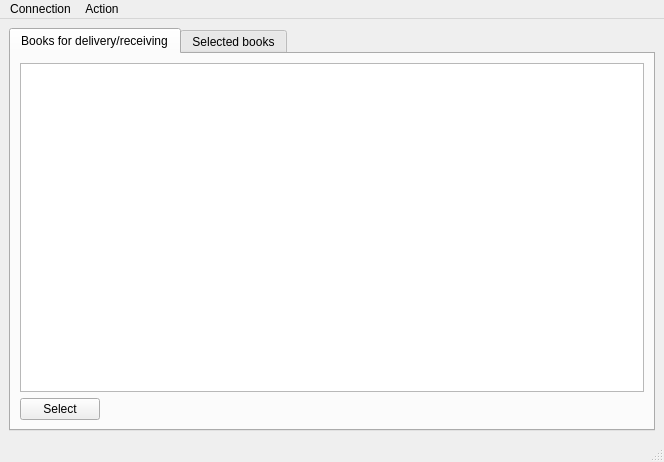
<?xml version="1.0" encoding="UTF-8"?>
<ui version="4.0">
 <class>MainWindow</class>
 <widget class="QMainWindow" name="MainWindow">
  <property name="geometry">
   <rect>
    <x>0</x>
    <y>0</y>
    <width>664</width>
    <height>462</height>
   </rect>
  </property>
  <property name="windowTitle">
   <string>MainWindow</string>
  </property>
  <widget class="QWidget" name="centralwidget">
   <layout class="QHBoxLayout" name="horizontalLayout_3">
    <item>
     <widget class="QTabWidget" name="tabWidget">
      <property name="currentIndex">
       <number>0</number>
      </property>
      <widget class="QWidget" name="tab">
       <attribute name="title">
        <string>Books for delivery/receiving</string>
       </attribute>
       <layout class="QVBoxLayout" name="verticalLayout_3">
        <item>
         <widget class="QTableView" name="tableView">
          <property name="selectionMode">
           <enum>QAbstractItemView::SingleSelection</enum>
          </property>
          <property name="selectionBehavior">
           <enum>QAbstractItemView::SelectRows</enum>
          </property>
         </widget>
        </item>
        <item>
         <layout class="QHBoxLayout" name="horizontalLayout_2">
          <item>
           <widget class="QPushButton" name="pushButton">
            <property name="text">
             <string>Select</string>
            </property>
           </widget>
          </item>
          <item>
           <spacer name="horizontalSpacer_2">
            <property name="orientation">
             <enum>Qt::Horizontal</enum>
            </property>
            <property name="sizeHint" stdset="0">
             <size>
              <width>40</width>
              <height>20</height>
             </size>
            </property>
           </spacer>
          </item>
         </layout>
        </item>
       </layout>
      </widget>
      <widget class="QWidget" name="tab_2">
       <attribute name="title">
        <string>Selected books</string>
       </attribute>
       <layout class="QVBoxLayout" name="verticalLayout_4">
        <item>
         <widget class="QTableView" name="selectedView">
          <property name="selectionMode">
           <enum>QAbstractItemView::SingleSelection</enum>
          </property>
          <property name="selectionBehavior">
           <enum>QAbstractItemView::SelectRows</enum>
          </property>
         </widget>
        </item>
        <item>
         <widget class="QLabel" name="commentLabel">
          <property name="sizePolicy">
           <sizepolicy hsizetype="Preferred" vsizetype="Maximum">
            <horstretch>0</horstretch>
            <verstretch>0</verstretch>
           </sizepolicy>
          </property>
          <property name="text">
           <string/>
          </property>
         </widget>
        </item>
        <item>
         <layout class="QHBoxLayout" name="horizontalLayout">
          <item>
           <widget class="QPushButton" name="pushButton_2">
            <property name="text">
             <string>Deselect</string>
            </property>
           </widget>
          </item>
          <item>
           <widget class="QPushButton" name="pushButton_3">
            <property name="text">
             <string>Mark delivered</string>
            </property>
           </widget>
          </item>
          <item>
           <spacer name="horizontalSpacer">
            <property name="orientation">
             <enum>Qt::Horizontal</enum>
            </property>
            <property name="sizeHint" stdset="0">
             <size>
              <width>40</width>
              <height>20</height>
             </size>
            </property>
           </spacer>
          </item>
          <item>
           <widget class="QPushButton" name="pushButton_4">
            <property name="text">
             <string>Change Comment</string>
            </property>
           </widget>
          </item>
         </layout>
        </item>
       </layout>
      </widget>
     </widget>
    </item>
   </layout>
  </widget>
  <widget class="QMenuBar" name="menubar">
   <property name="geometry">
    <rect>
     <x>0</x>
     <y>0</y>
     <width>664</width>
     <height>25</height>
    </rect>
   </property>
   <widget class="QMenu" name="menuConection">
    <property name="title">
     <string>Connection</string>
    </property>
    <addaction name="actionRelogin"/>
    <addaction name="actionDisconnect"/>
    <addaction name="actionQuit"/>
   </widget>
   <widget class="QMenu" name="menuAction">
    <property name="title">
     <string>Action</string>
    </property>
    <addaction name="actionSelect"/>
    <addaction name="actionDeselect"/>
    <addaction name="actionMark_as_Delivered"/>
    <addaction name="actionChange_comment"/>
   </widget>
   <addaction name="menuConection"/>
   <addaction name="menuAction"/>
  </widget>
  <widget class="QStatusBar" name="statusbar"/>
  <action name="actionRelogin">
   <property name="text">
    <string>Reconnect</string>
   </property>
   <property name="shortcut">
    <string>Ctrl+N</string>
   </property>
  </action>
  <action name="actionDisconnect">
   <property name="text">
    <string>Disconnect</string>
   </property>
   <property name="shortcut">
    <string>Ctrl+W</string>
   </property>
  </action>
  <action name="actionQuit">
   <property name="text">
    <string>Quit</string>
   </property>
   <property name="shortcut">
    <string>Ctrl+Q</string>
   </property>
  </action>
  <action name="actionSelect">
   <property name="text">
    <string>Select</string>
   </property>
  </action>
  <action name="actionDeselect">
   <property name="text">
    <string>Deselect</string>
   </property>
  </action>
  <action name="actionMark_as_Delivered">
   <property name="text">
    <string>Mark as Delivered</string>
   </property>
  </action>
  <action name="actionChange_comment">
   <property name="text">
    <string>Change comment</string>
   </property>
  </action>
 </widget>
 <resources/>
 <connections>
  <connection>
   <sender>actionQuit</sender>
   <signal>activated()</signal>
   <receiver>MainWindow</receiver>
   <slot>close()</slot>
   <hints>
    <hint type="sourcelabel">
     <x>-1</x>
     <y>-1</y>
    </hint>
    <hint type="destinationlabel">
     <x>341</x>
     <y>240</y>
    </hint>
   </hints>
  </connection>
  <connection>
   <sender>pushButton</sender>
   <signal>clicked()</signal>
   <receiver>actionSelect</receiver>
   <slot>trigger()</slot>
   <hints>
    <hint type="sourcelabel">
     <x>54</x>
     <y>416</y>
    </hint>
    <hint type="destinationlabel">
     <x>-1</x>
     <y>-1</y>
    </hint>
   </hints>
  </connection>
  <connection>
   <sender>pushButton_2</sender>
   <signal>clicked()</signal>
   <receiver>actionDeselect</receiver>
   <slot>trigger()</slot>
   <hints>
    <hint type="sourcelabel">
     <x>54</x>
     <y>416</y>
    </hint>
    <hint type="destinationlabel">
     <x>-1</x>
     <y>-1</y>
    </hint>
   </hints>
  </connection>
  <connection>
   <sender>pushButton_3</sender>
   <signal>clicked()</signal>
   <receiver>actionMark_as_Delivered</receiver>
   <slot>trigger()</slot>
   <hints>
    <hint type="sourcelabel">
     <x>159</x>
     <y>416</y>
    </hint>
    <hint type="destinationlabel">
     <x>-1</x>
     <y>-1</y>
    </hint>
   </hints>
  </connection>
  <connection>
   <sender>pushButton_4</sender>
   <signal>clicked()</signal>
   <receiver>actionChange_comment</receiver>
   <slot>trigger()</slot>
   <hints>
    <hint type="sourcelabel">
     <x>585</x>
     <y>416</y>
    </hint>
    <hint type="destinationlabel">
     <x>-1</x>
     <y>-1</y>
    </hint>
   </hints>
  </connection>
 </connections>
</ui>
